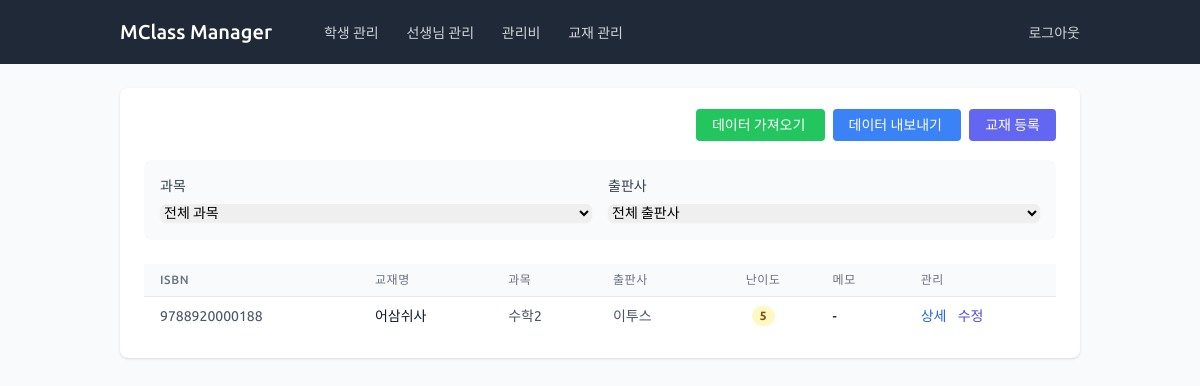
Before: /books/ (signed in) with the older database file.
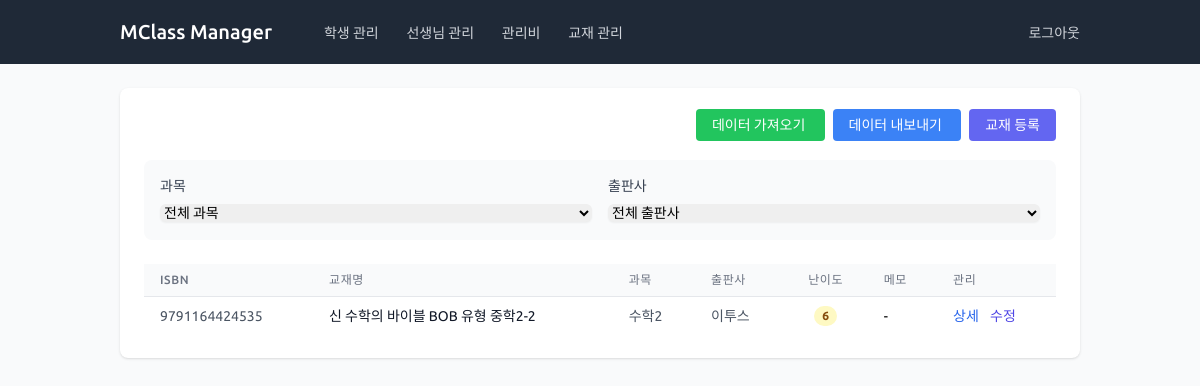
After: the same page with the newer database file.
### books/models.py (models this page shows, shortened)
class Book(models.Model):
    name = models.CharField(
        max_length=200,
        verbose_name='교재 이름'
    )
    subject = models.ForeignKey(
        Subject,
        on_delete=models.SET_NULL,
        null=True,
        blank=True,
        verbose_name='과목'
    )
    isbn = models.CharField(
        max_length=13,
        null=True,
        blank=True,
        verbose_name='ISBN'
    )
    publisher = models.ForeignKey(
        Publisher,
        on_delete=models.SET_NULL,
        null=True,
        blank=True,
        verbose_name='출판사'
    )
    difficulty_level = models.PositiveIntegerField(
        validators=[
            MinValueValidator(1),
            MaxValueValidator(10)
        ],
        null=True,
        blank=True,
        verbose_name='교재 난이도'
    )
    memo = models.TextField(
        null=True,
        blank=True,
        verbose_name='메모'
    )
    barcode = models.ImageField(
        upload_to='books/barcodes/',
        null=True,
        blank=True,
        verbose_name='바코드'
    )
    qr_code = models.ImageField(
        upload_to='books/qrcodes/',
        null=True,
        blank=True,
        verbose_name='QR 코드'
    )
    unique_code = models.CharField(
        max_length=36,
        unique=True,
        default=uuid.uuid4,
        editable=False,
        verbose_name='고유 코드'
    )
    spare1 = models.CharField(
        max_length=200,
        null=True,
        blank=True,
        verbose_name='예비1'
    )
    spare2 = models.CharField(
        max_length=200,
        null=True,
        blank=True,
        verbose_name='예비2'
    )
    spare3 = models.CharField(
        max_length=200,
        null=True,
        blank=True,
        verbose_name='예비3'
    )
    class Meta:
        verbose_name = '교재'
        verbose_name_plural = '교재 목록'

### common/models.py (models this page shows)
class Subject(models.Model):
    name = models.CharField(max_length=50, unique=True, verbose_name='과목명')
    class Meta:
        verbose_name = '과목'
        verbose_name_plural = '과목'
    def __str__(self):
        return self.name

class Publisher(models.Model):
    name = models.CharField(max_length=100, unique=True, verbose_name='출판사명')
    class Meta:
        verbose_name = '출판사'
        verbose_name_plural = '출판사'
    def __str__(self):
        return self.name

### books/views.py (the view)
# urls.py: path('', views.BookListView.as_view(), name='book_list'),
class BookListView(LoginRequiredMixin, ListView):
    model = Book
    template_name = 'books/books_list.html'
    context_object_name = 'books'
    ordering = ['name']
    def get_queryset(self):
        queryset = super().get_queryset()
        subject = self.request.GET.get('subject')
        if subject:
            queryset = queryset.filter(subject_id=subject)
        publisher = self.request.GET.get('publisher')
        if publisher:
            queryset = queryset.filter(publisher_id=publisher)
        return queryset
    def get_context_data(self, **kwargs):
        context = super().get_context_data(**kwargs)
        context['subjects'] = Subject.objects.all()
        context['publishers'] = Publisher.objects.all()
        context['current_filters'] = {
            'subject': self.request.GET.get('subject', ''),
            'publisher': self.request.GET.get('publisher', ''),
        }
        return context

### books/templates/books/books_list.html (shortened to what this page needs)
{% extends 'base.html' %}
{% load humanize %}
{% block content %}
<div class="bg-white shadow rounded-lg p-6">
    <div class="flex justify-between items-center mb-6">
        <div class="space-x-2">
            <a href="{% url 'books:book_import' %}"
               class="bg-green-500 hover:bg-green-700 text-white px-4 py-2 rounded text-sm">
                데이터 가져오기
            </a>
            <a href="{% url 'books:book_export' %}"
               class="bg-blue-500 hover:bg-blue-700 text-white px-4 py-2 rounded text-sm">
                데이터 내보내기
            </a>
            <a href="{% url 'books:book_create' %}"
               class="bg-indigo-500 hover:bg-indigo-700 text-white px-4 py-2 rounded text-sm">
                교재 등록
            </a>
        </div>
    </div>
    <div class="bg-gray-50 rounded-lg p-4 mb-6">
        <form method="get" class="grid grid-cols-1 md:grid-cols-2 gap-4">
            <div>
                <label class="block text-sm font-medium text-gray-700 mb-1">과목</label>
                <select name="subject"
                        class="w-full rounded-md border-gray-300 shadow-sm focus:border-indigo-300 focus:ring focus:ring-indigo-200 focus:ring-opacity-50 text-sm"
                        onchange="this.form.submit()">
                    <option value="">전체 과목</option>
                </select>
            </div>
            <div>
                <label class="block text-sm font-medium text-gray-700 mb-1">출판사</label>
                <select name="publisher"
                        class="w-full rounded-md border-gray-300 shadow-sm focus:border-indigo-300 focus:ring focus:ring-indigo-200 focus:ring-opacity-50 text-sm"
                        onchange="this.form.submit()">
                    <option value="">전체 출판사</option>
                </select>
            </div>
        </form>
    </div>
    <div class="overflow-x-auto">
        <table class="min-w-full divide-y divide-gray-200">
            <thead class="bg-gray-50">
                <tr>
                    <th class="px-4 py-2 text-left text-xs font-medium text-gray-500 uppercase tracking-wider">ISBN</th>
                    <th class="px-4 py-2 text-left text-xs font-medium text-gray-500 uppercase tracking-wider">교재명</th>
                    <th class="px-4 py-2 text-left text-xs font-medium text-gray-500 uppercase tracking-wider">과목</th>
                    <th class="px-4 py-2 text-left text-xs font-medium text-gray-500 uppercase tracking-wider">출판사</th>
                    <th class="px-4 py-2 text-center text-xs font-medium text-gray-500 uppercase tracking-wider">난이도</th>
                    <th class="px-4 py-2 text-left text-xs font-medium text-gray-500 uppercase tracking-wider">메모</th>
                    <th class="px-4 py-2 text-left text-xs font-medium text-gray-500 uppercase tracking-wider">관리</th>
                </tr>
            </thead>
            <tbody class="bg-white divide-y divide-gray-200">
                {% for book in books %}
                <tr class="hover:bg-gray-50 text-sm">
                    <td class="px-4 py-2 whitespace-nowrap text-gray-600">{{ book.isbn|default:'-' }}</td>
                    <td class="px-4 py-2 whitespace-nowrap text-gray-900">
                        <a href="{% url 'books:book_detail' book.pk %}"
                           class="hover:text-indigo-600">
                            {{ book.name }}
                        </a>
                    </td>
                    <td class="px-4 py-2 whitespace-nowrap text-gray-600">{{ book.subject|default:'-' }}</td>
                    <td class="px-4 py-2 whitespace-nowrap text-gray-600">{{ book.publisher|default:'-' }}</td>
                    <td class="px-4 py-2 whitespace-nowrap text-center">
                        {% if book.difficulty_level %}
                            <span class="px-2 inline-flex text-xs leading-5 font-semibold rounded-full
                                       {% if book.difficulty_level <= 3 %}bg-green-100 text-green-800
                                       {% elif book.difficulty_level <= 7 %}bg-yellow-100 text-yellow-800
                                       {% else %}bg-red-100 text-red-800{% endif %}">
                                {{ book.difficulty_level }}
                            </span>
                        {% else %}
                            -
                        {% endif %}
                    </td>
                    <td class="px-4 py-2">
                        {% if book.memo %}
                            <div class="text-sm text-gray-600 truncate max-w-xs" title="{{ book.memo }}">
                                {{ book.memo }}
                            </div>
                        {% else %}
                            -
                        {% endif %}
                    </td>
                    <td class="px-4 py-2 whitespace-nowrap space-x-2">
                        <a href="{% url 'books:book_detail' book.pk %}"
                           class="text-blue-600 hover:text-blue-900">상세</a>
                        <a href="{% url 'books:book_update' book.pk %}"
                           class="text-indigo-600 hover:text-indigo-900">수정</a>
                    </td>
                </tr>
                {% empty %}
                <tr>
                    <td colspan="12" class="px-4 py-2 text-center text-sm text-gray-500">
                        등록된 교재가 없습니다.
                    </td>
                </tr>
                {% endfor %}
            </tbody>
        </table>
    </div>
</div>
{% endblock %}

### templates/base.html (shortened to what this page needs)
<!DOCTYPE html>
<html lang="ko">
<head>
    <script src="https://cdn.tailwindcss.com"></script>
    <link href="https://hangeul.pstatic.net/hangeul_static/css/nanum-gothic.css" rel="stylesheet">
    {% load static %}
    <link rel="stylesheet" href="{% static 'css/custom.css' %}">
</head>
<body class="bg-gray-50">
    {% if user.is_authenticated %}
    <nav class="bg-gray-800 text-white">
        <div class="container">
            <div class="flex items-center justify-between h-16">
                <div class="flex items-center">
                    <a href="{% url 'index' %}" class="font-medium text-xl">
                        MClass Manager
                    </a>
                    <div class="hidden md:block ml-10">
                        <a href="{% url 'students:student_list' %}" class="text-gray-300 hover:text-white px-3 py-2 rounded-md text-sm font-medium">학생 관리</a>
                        <a href="{% url 'teachers:teacher_list' %}" class="text-gray-300 hover:text-white px-3 py-2 rounded-md text-sm font-medium">선생님 관리</a>
                        <a href="{% url 'maintenance:create' %}" class="text-gray-300 hover:text-white px-3 py-2 rounded-md text-sm font-medium">관리비</a>
                        <a href="{% url 'books:book_list' %}" class="text-gray-300 hover:text-white px-3 py-2 rounded-md text-sm font-medium">교재 관리</a>
                    </div>
                </div>
                <div>
                    <form method="post" action="{% url 'logout' %}" class="inline">
                        <button type="submit" class="text-gray-300 hover:text-white text-sm font-medium">
                            로그아웃
                        </button>
                    </form>
                </div>
            </div>
        </div>
    </nav>
    {% endif %}
    <main class="py-6">
        <div class="container">
            {% block content %}{% endblock %}
        </div>
    </main>
</body>
</html>

### static/css/custom.css (style rules this page uses)
body { font-family: 'Ubuntu', 'Nanum Gothic', sans-serif; }
.container { width: 100%; max-width: 80rem; margin: 0 auto; padding: 0 1rem; }
@media (min-width: 640px) { .container { padding: 0 1.5rem; } }
@media (min-width: 1024px) { .container { padding: 0 2rem; } }
.text-center { text-align: center; }
.overflow-x-auto { overflow-x: auto; }

Changed rows visible on the page:
removed Book: isbn "9788920000188", name "어삼쉬사", subject "수학2", publisher "이투스", difficulty_level "5"
added Book: isbn "9791164424535", name "신 수학의 바이블 BOB 유형 중학2-2", subject "수학2", publisher "이투스", difficulty_level "6"
